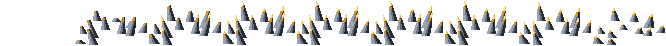
#> input picture game/art/fx/pxp/pxp_hsg_thorns_e2_back_up.png, 666 x 46 px
$ python -i ult_eyja_mock.py   (imports and definitions only)
#> lines starting #> are read from the running program, lines starting #| are printed output that depends on the picture
#> further down, picture is the input picture: PIL image 666x46 RGBA; mean R, G, B, A 26.4, 26, 24.8, 57.5
#!/usr/bin/env python3
# -*- coding: utf-8 -*-
"""艾雅法拉终结技「海底火山」转平面版的本机样稿（docs/259 §7）：只用 Python + 本机 pixelfx 库出帧条，按原终结技的时序合成 GIF，不开 Godot。

时序照 ult_moves_b._ey_start / _ey_step（不动）：0–0.4 秒蓄压（裂网爬开）→ 0.4 秒喷发（顿帧 + 冲击帧整屏白 + 黑剪影，保留）
→ 0.55–1.0 秒 38 发火山弹从斜上方砸下、落地小爆团 + 浮石 → 熔岩池（半径 300 世界像素）0.9 秒漫开、到 3.2 秒判定结束再留 1.6 秒结壳淡掉。
画面：1 美术像素 = 2 屏幕像素，15 fps 节拍；贴地层压扁 0.72；最亮的芯做一层辉光（模拟游戏里的发光层），其余靠本色。
用法：python tools/ult_eyja_mock.py --out <目录> [--orig <原版 mp4>]
"""
import argparse, json, math, os, subprocess, sys

import numpy as np
from PIL import Image, ImageDraw, ImageFilter, ImageFont

ROOT = os.path.dirname(os.path.dirname(os.path.abspath(__file__)))
sys.path.insert(0, os.path.join(ROOT, "tools"))
import pxplane_bake_eyja as BK   # noqa: E402

W, H, PX = 640, 360, 2
FPS = 15
ART = os.path.join(ROOT, "game", "art")
FONT = "C:/Windows/Fonts/msyh.ttc"


def h(x):
    return (math.sin(x * 12.9898 + 78.233) * 43758.5453) % 1.0


# [77 lines left out: functions strips, pick_dir, put, background, sprites, not called in this run]


def bloom(img):
    a = np.asarray(img.convert("RGB")).astype(np.float32)
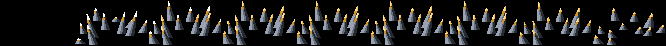
#> a: shape (46, 666, 3) float32; mean R, G, B 26.4, 26, 24.8
    luma = a[..., 0] * 0.2126 + a[..., 1] * 0.7152 + a[..., 2] * 0.0722
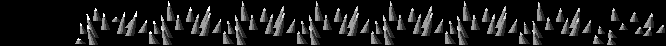
#> luma: shape (46, 666) float32; min 0, max 255, mean 26
    m = np.where(luma[..., None] > 200, a, 0)
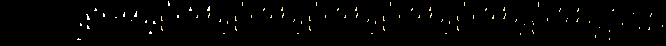
#> m: shape (46, 666, 3) float32; mean R, G, B 3.3, 3.1, 2.5
    g = Image.fromarray(m.astype(np.uint8)).filter(ImageFilter.GaussianBlur(5))
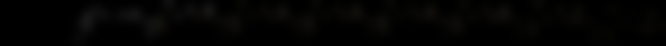
#> g: PIL image 666x46 RGB; mean R, G, B 3.2, 3, 2.5
    out = np.clip(a + np.asarray(g).astype(np.float32) * 0.55, 0, 255)
    return Image.fromarray(out.astype(np.uint8))


EYC = [(26, 7, 5), (74, 17, 10), (143, 29, 13), (210, 51, 15), (246, 86, 26), (255, 138, 61), (255, 240, 224), (255, 170, 69)]   # 熔岩 7 阶 + 橙黄热芯


# ---------------------------------------------------------------- 时间：实时帧 → 招式游戏时间（冲击帧停 2 拍 → 慢放 0.3 倍 0.5 游戏秒 → 0.15 秒加速回 1 倍）
T_IMP = 0.40          # 喷发（最大那一下）的游戏时刻
HF_REAL = 2 / FPS     # 冲击帧两拍（顿住）
SLOW_K, SLOW_G, RAMP = 0.3, 0.5, 0.15


# [47 lines left out: functions game_t, real_of, px, ring, not called in this run]


class Spark:
    """粒子云 / 崩解像素：位置（含高度 z）、速度、寿命、颜色序列、闪烁"""
    __slots__ = ("x", "y", "z", "vx", "vy", "vz", "t0", "life", "cols", "sz", "g", "fl", "seed")

    def __init__(s, x, y, z, vx, vy, vz, t0, life, cols, sz=1, g=0.0, fl=True, seed=0.0):
        s.x, s.y, s.z, s.vx, s.vy, s.vz, s.t0, s.life, s.cols, s.sz, s.g, s.fl, s.seed = x, y, z, vx, vy, vz, t0, life, cols, sz, g, fl, seed

    # [208 lines left out: functions draw, cloud, disintegrate, warm_light, render, not called in this run]


# ---------------------------------------------------------------- 音效（素材只用仓库已有的 Sonniss GDC 2026 免版税录音，不用原作客户端音源）
SON = os.path.join(os.path.dirname(os.path.dirname(os.path.dirname(ROOT))) if ".claude" in ROOT else os.path.dirname(ROOT), "build", "sfx_lib", "sonniss_gdc2026", "extracted")
SFX = [   # (槽, 文件, 截取起点 秒, 截取长度, 音高, 音量 dB, 低通 Hz, 游戏时刻 / 实时标记, 说明)
    ("起手", "Epic Stock Media - Elemental Mutation Whooshes and Impacts/FIREWhsh_Whoosh Fire Deep Growl Monster Saturated Crisp 03_ESM_EMWI.wav", 0.35, 0.75, 0.9, -12, 3000, ("g", 0.0), "火焰低吼呼啸，降半音、去刺"),
    ("蓄压", "Epic Stock Media - Elemental Mutation Whooshes and Impacts/WATRImpt_Impact Water Deep Submerge Bubble Drown Ship Hit 05_ESM_EMWI.wav", 0.0, 0.45, 0.75, -16, 2500, ("g", 0.02), "海底深水闷泡（海底火山的压力往上顶）"),
    ("最大爆炸", "Federico Soler - Effective Trailer Booms Vol. 2/EffectiveTrailer_Booms_Vol2_075.wav", 0.0, 3.6, 0.85, -5, 6000, ("hf", 0.0), "预告片级低频轰，降调 0.85 配慢放，3.6 秒长尾淡出"),
    ("最大爆炸·碎块", "Cinematic Sound Design - Colossal Impacts/Woosh Debris.wav", 0.2, 1.4, 0.8, -13, 4000, ("hf", 0.14), "地壳碎块崩飞的呼啸，压低频带"),
    ("火山弹", "Epic Stock Media - Anime Game/EXPLDsgn_Explosion Small Blast Enemy Death Crunchy Boom Cartoon Noisy Crash Impact Delay 03_ESM_AG.wav", 0.0, 0.5, 0.8, -19, 3500, ("bombs", 0.0), "小爆，三档音高轮换（0.72 / 0.8 / 0.9），0.07 秒节流，同原版 bomb_1–3 的节奏"),
    ("熔岩池", "344 Audio - Haunting Ambiences Vol. 5/FIRECrkl_Fire Crackling, Popping, Witch's Cauldron_344 Audio_Haunting Ambiences Vol 5.wav", 4.0, 3.2, 0.8, -15, 3500, ("g", 1.0), "熔岩冒泡噼啪（女巫锅），2.2 秒后淡出"),
    ("收尾", "344 Audio - Elemental Palette Designed Vol. 1/WATRMisc_Water, Liquid Impact, Bubble, Sci Fi, Hit 04_344 Audio_Elemental Palette Designed Vol 1.wav", 0.0, 1.0, 0.6, -17, 2500, ("g", 3.2), "判定结束、熔岩结壳：一记降调的闷泡收住"),
]


# [118 lines left out: functions load_wav, mix_audio, label, save_gif, orig_frames, main, not called in this run]


# [2 lines not run here, left out]

>>> from PIL import Image
>>> picture = Image.open('../game/art/fx/pxp/pxp_hsg_thorns_e2_back_up.png')
>>> result = bloom(picture)

$ run again, on game/art/fx/pxp/pxp_s2_e1_gd_d-90.png
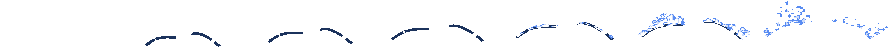
#> input picture game/art/fx/pxp/pxp_s2_e1_gd_d-90.png, 889 x 48 px
#> picture is the input picture: PIL image 889x48 RGBA; mean R, G, B, A 4.2, 5.3, 7.4, 10.2
#> in bloom, `a = np.asarray(img.convert("RGB")).astype(np.float32)`:
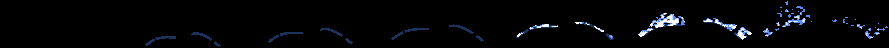
#> a: shape (48, 889, 3) float32; mean R, G, B 4.2, 5.3, 7.4
#> in bloom, `g = Image.fromarray(m.astype(np.uint8)).filter(ImageFilter.GaussianBlu..`:
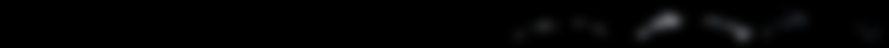
#> g: PIL image 889x48 RGB; mean R, G, B 2.7, 2.8, 3

$ run again, on game/art/fx/pxp/pxp_ul_s1_r45_e2_gd.png
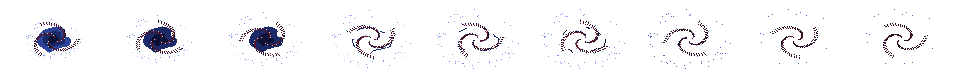
#> input picture game/art/fx/pxp/pxp_ul_s1_r45_e2_gd.png, 954 x 79 px
#> picture is the input picture: PIL image 954x79 RGBA; mean R, G, B, A 2.8, 2.4, 4.6, 12.8
#> in bloom, `a = np.asarray(img.convert("RGB")).astype(np.float32)`:
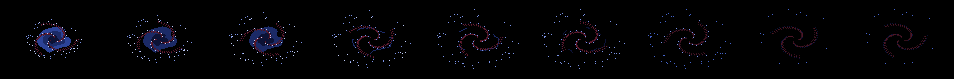
#> a: shape (79, 954, 3) float32; mean R, G, B 2.8, 2.4, 4.6
#> in bloom, `m = np.where(luma[..., None] > 200, a, 0)`:
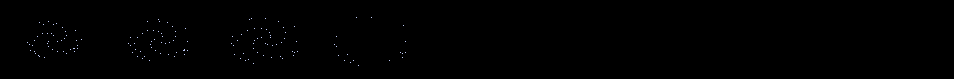
#> m: shape (79, 954, 3) float32; mean R, G, B 0.4, 0.4, 0.5
